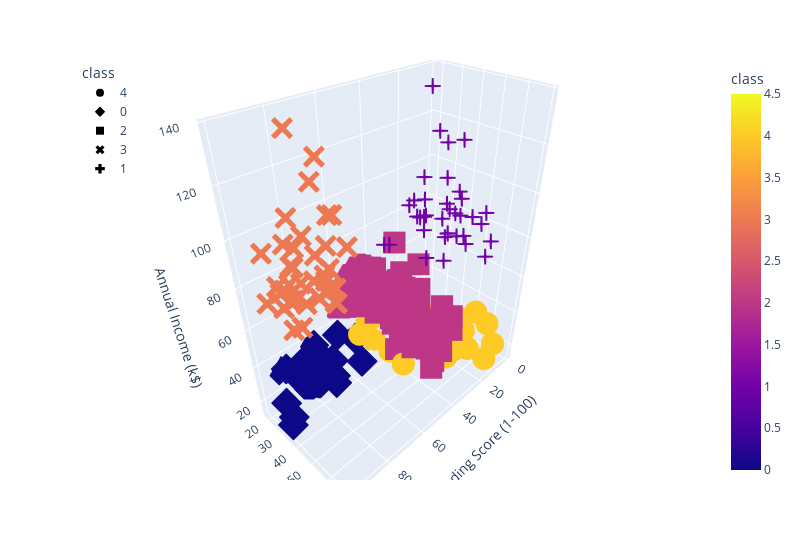

Here is the notebook cell this chart was saved with:
### Code cell
#Plot The clusters

fig = px.scatter_3d(
    df_mall,
x="Spending Score (1-100)",
    y="Age",
    z="Annual Income (k$)",
color="class",
    symbol="class",
    width=800,
)
fig.update_layout(legend=dict(x=0, y=1))
fig.show()

### Figure 1 — Plotly figure (JSON) as saved in the notebook; plotly's stock layout.template omitted (floating-point values rounded to 4 significant figures)
{"data": [{"hovertemplate": "class=%{marker.color}<br>Spending Score (1-100)=%{x}<br>Age=%{y}<br>Annual Income (k$)=%{z}<extra></extra>", "legendgroup": "4", "marker": {"color": [4, 4, 4, 4, 4, 4, 4, 4, 4, 4, 4, 4, 4, 4, 4, 4, 4, 4, 4, 4, 4, 4, 4, 4, 4, 4, 4, 4, 4, 4, 4, 4, 4, 4, 4, 4, 4], "coloraxis": "coloraxis", "symbol": "circle"}, "mode": "markers", "name": "4", "scene": "scene", "showlegend": true, "type": "scatter3d", "x": [39, 6, 40, 6, 3, 14, 15, 13, 35, 29, 35, 5, 14, 32, 31, 4, 4, 14, 17, 26, 35, 36, 28, 55, 47, 42, 42, 52, 60, 54, 60, 45, 41, 50, 46, 51, 46], "y": [19, 20, 31, 35, 64, 67, 58, 37, 35, 52, 35, 46, 54, 45, 40, 60, 53, 49, 42, 36, 65, 48, 49, 50, 27, 29, 31, 49, 33, 31, 59, 50, 47, 51, 69, 27, 53], "z": [15, 16, 17, 18, 19, 19, 20, 20, 21, 23, 24, 25, 28, 28, 29, 30, 33, 33, 34, 37, 38, 39, 39, 40, 40, 40, 40, 42, 42, 43, 43, 43, 43, 44, 44, 46, 46]}, {"hovertemplate": "class=%{marker.color}<br>Spending Score (1-100)=%{x}<br>Age=%{y}<br>Annual Income (k$)=%{z}<extra></extra>", "legendgroup": "0", "marker": {"color": [0, 0, 0, 0, 0, 0, 0, 0, 0, 0, 0, 0, 0, 0, 0, 0, 0, 0, 0, 0, 0, 0, 0], "coloraxis": "coloraxis", "symbol": "diamond"}, "mode": "markers", "name": "0", "scene": "scene", "showlegend": true, "type": "scatter3d", "x": [81, 77, 76, 94, 72, 99, 77, 79, 66, 98, 73, 73, 82, 61, 87, 73, 92, 81, 73, 75, 92, 61, 65], "y": [21, 23, 22, 23, 30, 35, 24, 22, 20, 35, 25, 31, 29, 35, 23, 21, 18, 21, 30, 20, 24, 31, 24], "z": [15, 16, 17, 18, 19, 19, 20, 20, 21, 23, 24, 25, 28, 28, 29, 30, 33, 33, 34, 37, 38, 39, 39]}, {"hovertemplate": "class=%{marker.color}<br>Spending Score (1-100)=%{x}<br>Age=%{y}<br>Annual Income (k$)=%{z}<extra></extra>", "legendgroup": "2", "marker": {"color": [2, 2, 2, 2, 2, 2, 2, 2, 2, 2, 2, 2, 2, 2, 2, 2, 2, 2, 2, 2, 2, 2, 2, 2, 2, 2, 2, 2, 2, 2, 2, 2, 2, 2, 2, 2, 2, 2, 2, 2, 2, 2, 2, 2, 2, 2, 2, 2, 2, 2, 2, 2, 2, 2, 2, 2, 2, 2, 2, 2, 2, 2, 2, 2, 2], "coloraxis": "coloraxis", "symbol": "square"}, "mode": "markers", "name": "2", "scene": "scene", "showlegend": true, "type": "scatter3d", "x": [56, 55, 52, 59, 51, 59, 50, 48, 59, 47, 55, 42, 49, 56, 47, 54, 53, 48, 52, 42, 51, 55, 41, 44, 57, 46, 58, 55, 60, 46, 55, 41, 49, 40, 42, 52, 47, 50, 42, 49, 41, 48, 59, 55, 56, 42, 50, 46, 43, 48, 52, 54, 42, 46, 48, 50, 43, 59, 43, 57, 56, 40, 58, 29, 35], "y": [70, 19, 67, 54, 63, 18, 43, 68, 19, 32, 70, 47, 60, 60, 59, 26, 45, 40, 23, 49, 57, 38, 67, 46, 21, 48, 55, 22, 34, 50, 68, 18, 48, 40, 32, 24, 47, 27, 48, 20, 23, 49, 67, 26, 49, 21, 66, 54, 68, 66, 65, 19, 38, 19, 18, 19, 63, 49, 51, 50, 27, 38, 40, 23, 43], "z": [46, 46, 47, 47, 48, 48, 48, 48, 48, 48, 49, 49, 50, 50, 54, 54, 54, 54, 54, 54, 54, 54, 54, 54, 54, 54, 57, 57, 58, 58, 59, 59, 60, 60, 60, 60, 60, 60, 61, 61, 62, 62, 62, 62, 62, 62, 63, 63, 63, 63, 63, 63, 64, 64, 65, 65, 65, 65, 67, 67, 67, 67, 69, 70, 71]}, {"hovertemplate": "class=%{marker.color}<br>Spending Score (1-100)=%{x}<br>Age=%{y}<br>Annual Income (k$)=%{z}<extra></extra>", "legendgroup": "3", "marker": {"color": [3, 3, 3, 3, 3, 3, 3, 3, 3, 3, 3, 3, 3, 3, 3, 3, 3, 3, 3, 3, 3, 3, 3, 3, 3, 3, 3, 3, 3, 3, 3, 3, 3, 3, 3, 3, 3, 3, 3], "coloraxis": "coloraxis", "symbol": "x"}, "mode": "markers", "name": "3", "scene": "scene", "showlegend": true, "type": "scatter3d", "x": [91, 77, 95, 75, 75, 71, 88, 73, 72, 93, 87, 97, 74, 90, 88, 76, 89, 78, 73, 83, 93, 75, 95, 63, 75, 92, 86, 69, 90, 86, 88, 97, 68, 85, 69, 91, 79, 74, 83], "y": [39, 31, 40, 38, 39, 31, 29, 32, 35, 32, 32, 28, 32, 34, 39, 38, 27, 30, 30, 29, 31, 36, 33, 32, 28, 36, 30, 27, 35, 32, 29, 30, 28, 36, 32, 38, 35, 32, 30], "z": [69, 70, 71, 71, 71, 72, 73, 73, 74, 75, 76, 77, 77, 78, 78, 78, 78, 78, 78, 79, 81, 85, 86, 87, 87, 87, 88, 88, 93, 97, 98, 99, 101, 103, 103, 113, 120, 126, 137]}, {"hovertemplate": "class=%{marker.color}<br>Spending Score (1-100)=%{x}<br>Age=%{y}<br>Annual Income (k$)=%{z}<extra></extra>", "legendgroup": "1", "marker": {"color": [1, 1, 1, 1, 1, 1, 1, 1, 1, 1, 1, 1, 1, 1, 1, 1, 1, 1, 1, 1, 1, 1, 1, 1, 1, 1, 1, 1, 1, 1, 1, 1, 1, 1, 1, 1], "coloraxis": "coloraxis", "symbol": "cross"}, "mode": "markers", "name": "1", "scene": "scene", "showlegend": true, "type": "scatter3d", "x": [11, 9, 34, 5, 7, 10, 5, 40, 12, 36, 22, 17, 20, 16, 1, 1, 35, 5, 26, 20, 27, 13, 10, 13, 15, 14, 32, 15, 39, 24, 17, 23, 8, 16, 28, 18], "y": [59, 47, 25, 20, 44, 19, 57, 28, 25, 48, 34, 43, 44, 47, 37, 34, 56, 19, 50, 42, 36, 40, 36, 52, 58, 59, 37, 46, 41, 54, 41, 34, 33, 47, 45, 32], "z": [71, 71, 72, 73, 73, 74, 75, 76, 77, 77, 78, 78, 78, 78, 78, 78, 79, 81, 85, 86, 87, 87, 87, 88, 88, 93, 97, 98, 99, 101, 103, 103, 113, 120, 126, 137]}], "layout": {"coloraxis": {"colorbar": {"title": {"text": "class"}}, "colorscale": [[0, "#0d0887"], [0.1111, "#46039f"], [0.2222, "#7201a8"], [0.3333, "#9c179e"], [0.4444, "#bd3786"], [0.5556, "#d8576b"], [0.6667, "#ed7953"], [0.7778, "#fb9f3a"], [0.8889, "#fdca26"], [1, "#f0f921"]]}, "legend": {"title": {"text": "class"}, "tracegroupgap": 0, "x": 0, "y": 1}, "margin": {"t": 60}, "scene": {"domain": {"x": [0, 1], "y": [0, 1]}, "xaxis": {"title": {"text": "Spending Score (1-100)"}}, "yaxis": {"title": {"text": "Age"}}, "zaxis": {"title": {"text": "Annual Income (k$)"}}}, "width": 800}}
